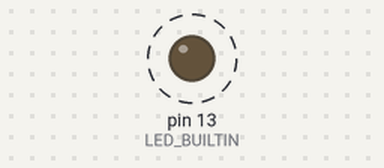
A sketch run on a simulated Arduino Nano, built with avr-gcc and run on an emulated ATmega328P. On the bench: output pins drawn as LEDs (lit = HIGH). Dashed ring = blinking.

Above: at 0.5 s.
Timing chart, 0 to 3.5 s (numbered marks = the images above):
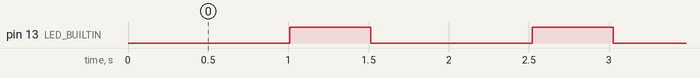

The sketch:

V2.0.ino
```cpp
// PLC program style


int IN_ri = A4; //Eingang Blinker rechts
int IN_le = A5; //Eingang Blinker links
int IN_br = A6; //Eingang Bremse

int led_ri = 10; //PWM für Driver nr3
int led_le = 6;  //PWM für Driver nr2
int led_br = 9;  //PWM für Driver nr1


void setup()
{
   pinMode(LED_BUILTIN, OUTPUT);
}


int state1;
int StateCnt1;


void loop()
{

  //Statemachine 1
  switch (state1)
  {
  case 0:
    // Alle LEDs OFF
    state1 = 10;
    break;

  case 10:
    if (StateCnt1 >= 1000)
    {
      StateCnt1 = 0;
      //Rote LED ON
      digitalWrite(LED_BUILTIN, HIGH);
      state1 = 20;
    }
    StateCnt1++;
    break;

  case 20:
    if (StateCnt1 >= 500)
    {
      StateCnt1 = 0;
      //Rote LED OFF
      digitalWrite(LED_BUILTIN, LOW);
      state1 = 0;
    }
    StateCnt1++;
    break;

  default:
    state1 = 0;
    break;
  }


  //Statemachine 2
  //
  //


  delay (1);


}
```

Measured:
- by itself, pin 13 (LED_BUILTIN): alternates HIGH for 0.50 s and LOW for 1.0 s
